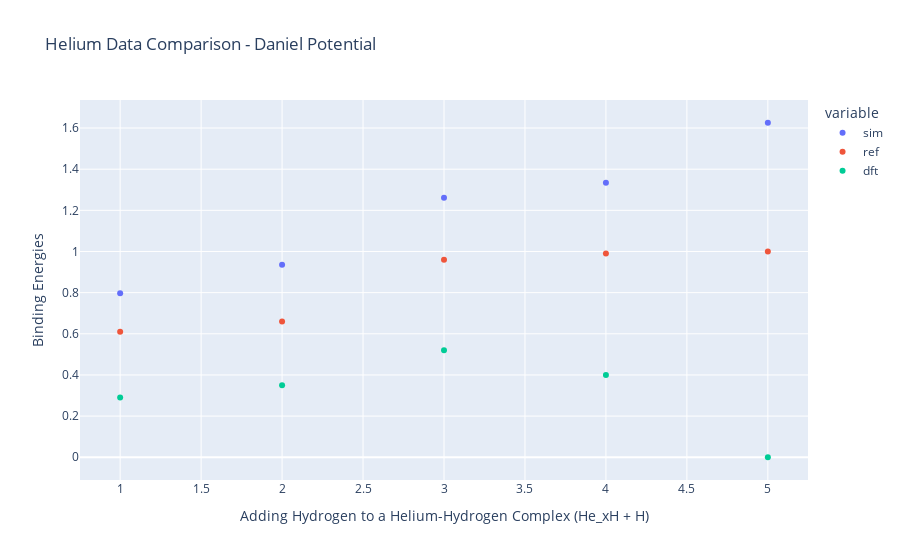

The notebook cell saved with this chart:
### Code cell
energy_lst1 = []
energy_lst2 = []

x = np.arange(1,6)

for i in x:

    energy = data['V_0H_1He_%d' % i]['energy_opt']

    energy_lst1.append(energy)

for i in x:

    energy = data['V_0H_2He_%d' % i]['energy_opt']

    energy_lst2.append(energy)

energy_lst1 = np.array(energy_lst1)

energy_lst2 = np.array(energy_lst2)

binding = {}

binding['sim'] = -energy_lst2 + energy_lst1 - perfect + h_int

binding['x'] = x

binding['ref'] = np.array([0.61, 0.66, 0.96, 0.99, 1.00])

binding['dft'] = np.array([0.29, 0.35, 0.52, 0.40 ,0])

binding_df = pd.DataFrame(binding)

# Create a line plot using Plotly Express
fig = px.scatter(binding_df, x='x', y=['sim', 'ref', 'dft'],
              labels={'x': 'Adding Hydrogen to a Helium-Hydrogen Complex (He_xH + H)', 'value': 'Binding Energies'},
              title='Helium Data Comparison - Daniel Potential')

# Show the plot
fig.show()

### Figure 1 — Plotly figure (JSON) as saved in the notebook; plotly's stock layout.template omitted (floating-point values rounded to 4 significant figures)
{"data": [{"hovertemplate": "variable=sim<br>Adding Hydrogen to a Helium-Hydrogen Complex (He_xH + H)=%{x}<br>Binding Energies=%{y}<extra></extra>", "legendgroup": "sim", "marker": {"color": "#636efa", "symbol": "circle"}, "mode": "markers", "name": "sim", "orientation": "v", "showlegend": true, "type": "scatter", "x": [1, 2, 3, 4, 5], "xaxis": "x", "y": [0.7968, 0.9356, 1.261, 1.334, 1.626], "yaxis": "y"}, {"hovertemplate": "variable=ref<br>Adding Hydrogen to a Helium-Hydrogen Complex (He_xH + H)=%{x}<br>Binding Energies=%{y}<extra></extra>", "legendgroup": "ref", "marker": {"color": "#EF553B", "symbol": "circle"}, "mode": "markers", "name": "ref", "orientation": "v", "showlegend": true, "type": "scatter", "x": [1, 2, 3, 4, 5], "xaxis": "x", "y": [0.61, 0.66, 0.96, 0.99, 1], "yaxis": "y"}, {"hovertemplate": "variable=dft<br>Adding Hydrogen to a Helium-Hydrogen Complex (He_xH + H)=%{x}<br>Binding Energies=%{y}<extra></extra>", "legendgroup": "dft", "marker": {"color": "#00cc96", "symbol": "circle"}, "mode": "markers", "name": "dft", "orientation": "v", "showlegend": true, "type": "scatter", "x": [1, 2, 3, 4, 5], "xaxis": "x", "y": [0.29, 0.35, 0.52, 0.4, 0], "yaxis": "y"}], "layout": {"legend": {"title": {"text": "variable"}, "tracegroupgap": 0}, "title": {"text": "Helium Data Comparison - Daniel Potential"}, "xaxis": {"anchor": "y", "domain": [0, 1], "title": {"text": "Adding Hydrogen to a Helium-Hydrogen Complex (He_xH + H)"}}, "yaxis": {"anchor": "x", "domain": [0, 1], "title": {"text": "Binding Energies"}}}}
